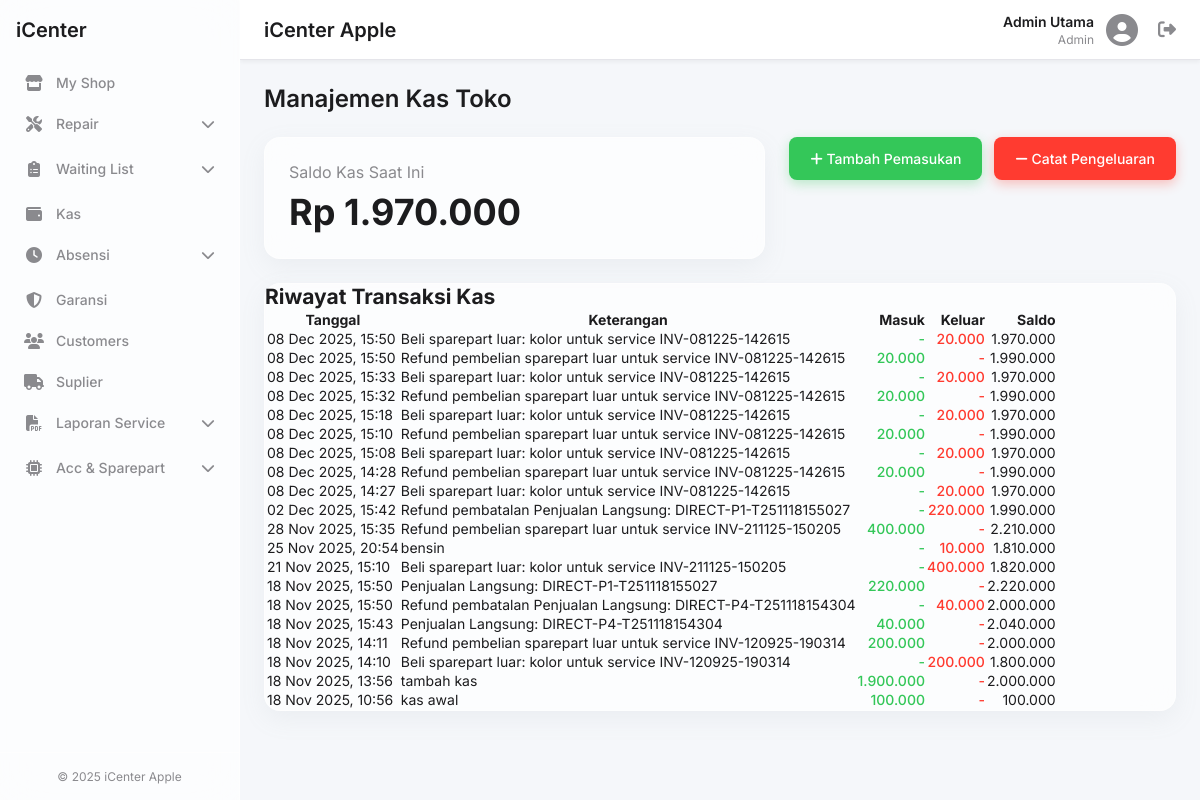
/kawwws.php (signed in), run on an earlier commit of the app's database.
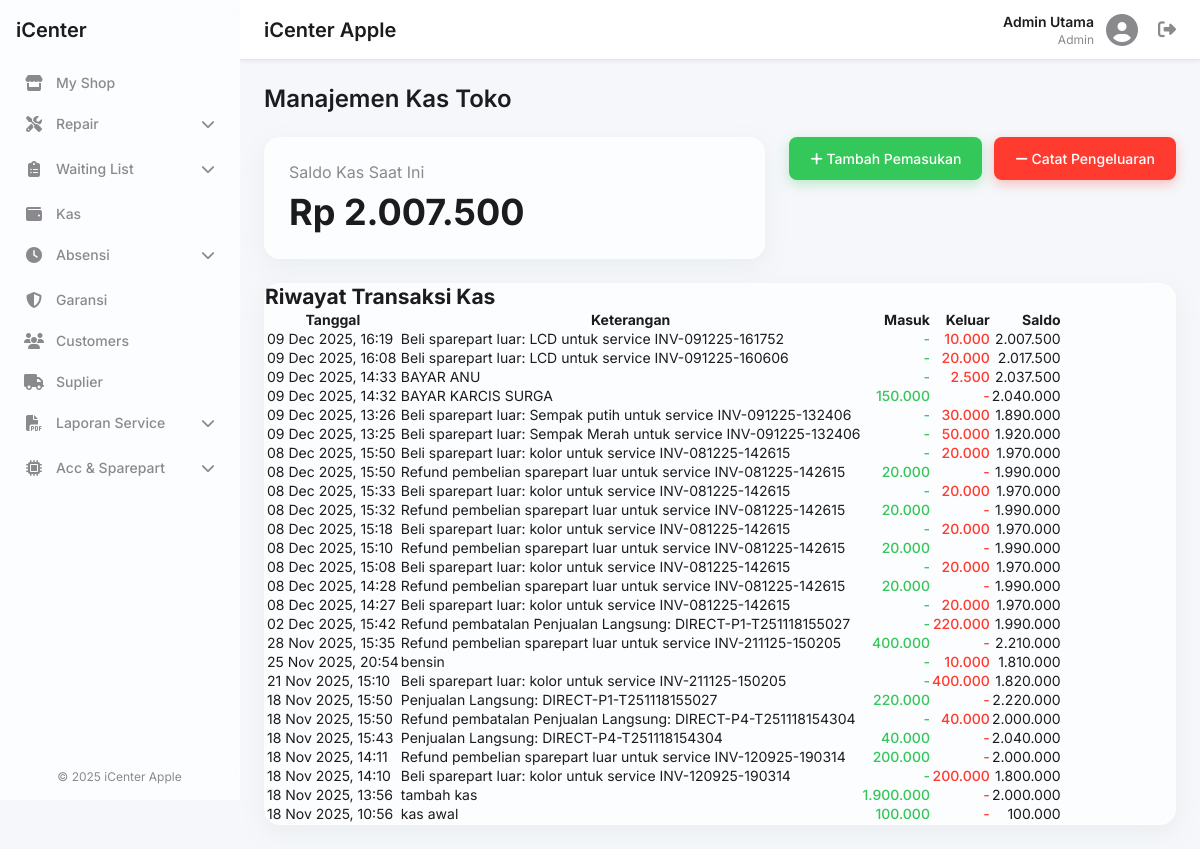
And on a later commit of the database.
### tables this page shows
CREATE TABLE `transaksi_kas` (
  `id` int(11) NOT NULL,
  `tanggal` datetime NOT NULL DEFAULT current_timestamp(),
  `jenis` enum('masuk','keluar') NOT NULL,
  `jumlah` decimal(15,2) NOT NULL,
  `saldo_terakhir` decimal(15,2) DEFAULT 0.00,
  `keterangan` varchar(255) NOT NULL
);

### kawwws.php (the view, shortened to what this page needs)
<?php
require_once 'includes/header.php';
$saldo_saat_ini = 0;
$result_saldo = $conn->query("SELECT saldo_terakhir FROM transaksi_kas ORDER BY id DESC LIMIT 1");
if ($result_saldo && $result_saldo->num_rows > 0) {
    $saldo_saat_ini = $result_saldo->fetch_assoc()['saldo_terakhir'];
}
$transaksi = [];
$result_transaksi = $conn->query("SELECT * FROM transaksi_kas ORDER BY tanggal DESC, id DESC LIMIT 50");
if ($result_transaksi) {
    while($row = $result_transaksi->fetch_assoc()) {
        $transaksi[] = $row;
    }
}
?>
<h1 class="page-title">Manajemen Kas Toko</h1>
<div class="kas-header">
    <div class="saldo-card glass-effect">
        <p>Saldo Kas Saat Ini</p>
        <h2 id="current-saldo">Rp <?php echo number_format($saldo_saat_ini, 0, ',', '.'); ?></h2>
    </div>
    <div class="action-buttons">
        <button id="btn-add-pemasukan" class="btn btn-success btn-kas"><i class="fas fa-plus"></i> Tambah Pemasukan</button>
        <button id="btn-add-pengeluaran" class="btn btn-danger btn-kas"><i class="fas fa-minus"></i> Catat Pengeluaran</button>
    </div>
</div>
<div class="card glass-effect">
    <div class="card-header">
        <h2 class="card-title">Riwayat Transaksi Kas</h2>
    </div>
    <div class="card-body">
        <div class="table-wrapper">
            <table class="data-table">
                <thead>
                    <tr>
                        <th>Tanggal</th>
                        <th>Keterangan</th>
                        <th class="text-right">Masuk</th>
                        <th class="text-right">Keluar</th>
                        <th class="text-right">Saldo</th>
                    </tr>
                </thead>
                <tbody id="transaksi-table-body">
                    <?php if (empty($transaksi)): ?>
                        <tr><td colspan="5" style="text-align:center; padding: 20px;">Belum ada transaksi kas.</td></tr>
                    <?php else: ?>
                        <?php foreach($transaksi as $trx): ?>
                        <tr>
                            <td><?php echo date('d M Y, H:i', strtotime($trx['tanggal'])); ?></td>
                            <td><?php echo htmlspecialchars($trx['keterangan']); ?></td>
                            <td class="text-right text-masuk"><?php echo ($trx['jenis'] == 'masuk') ? number_format($trx['jumlah'], 0, ',', '.') : '-'; ?></td>
                            <td class="text-right text-keluar"><?php echo ($trx['jenis'] == 'keluar') ? number_format($trx['jumlah'], 0, ',', '.') : '-'; ?></td>
                            <td class="text-right"><?php echo number_format($trx['saldo_terakhir'], 0, ',', '.'); ?></td>
                        </tr>
                        <?php endforeach; ?>
                    <?php endif; ?>
                </tbody>
            </table>
        </div>
    </div>
</div>
<?php require_once 'includes/footer.php'; ?>

What changed in the data, as far as the page shows it:
added transaksi_kas: tanggal "09 Dec 2025, 16:19", keterangan "Beli sparepart luar: LCD untuk service INV-091225-161752", jumlah "10.000", saldo_terakhir "2.007.500"
added transaksi_kas: tanggal "09 Dec 2025, 16:08", keterangan "Beli sparepart luar: LCD untuk service INV-091225-160606", jumlah "20.000", saldo_terakhir "2.017.500"
added transaksi_kas: tanggal "09 Dec 2025, 14:33", keterangan "BAYAR ANU", jumlah "2.500", saldo_terakhir "2.037.500"
added transaksi_kas: tanggal "09 Dec 2025, 14:32", keterangan "BAYAR KARCIS SURGA", jumlah "150.000", saldo_terakhir "2.040.000"
added transaksi_kas: tanggal "09 Dec 2025, 13:26", keterangan "Beli sparepart luar: Sempak putih untuk service INV-091225-132406", jumlah "30.000", saldo_terakhir "1.890.000"
added transaksi_kas: tanggal "09 Dec 2025, 13:25", keterangan "Beli sparepart luar: Sempak Merah untuk service INV-091225-132406", jumlah "50.000", saldo_terakhir "1.920.000"
Also different on the page:
$saldo_saat_ini: "1.970.000" → "2.007.500"
